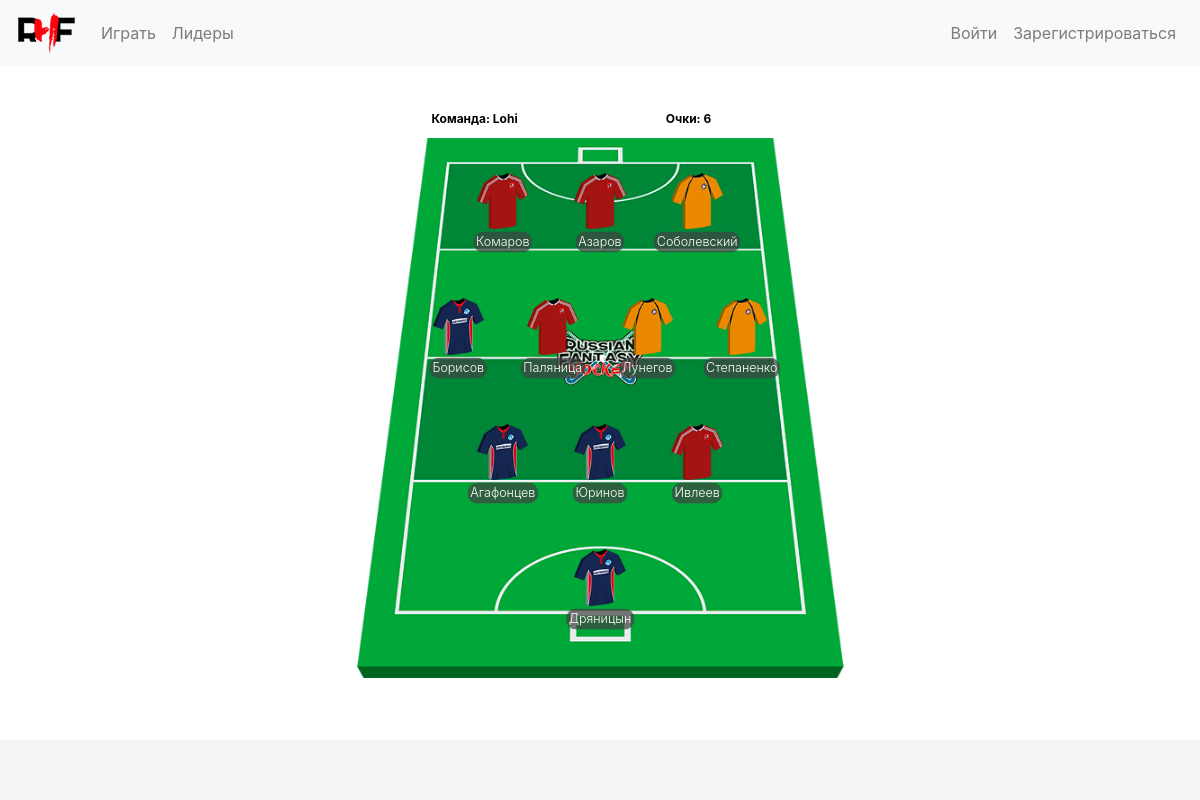
The page /users_team/1/ on the database its author committed.
### accounts/models.py (models this page shows, shortened)
class Profile(models.Model):
    user_id = models.OneToOneField(User, on_delete=models.CASCADE, primary_key=True)
    team_name = models.CharField(max_length=30, null=True, blank=True)
    budget = models.FloatField(default=DEFAULT_BUDGET)
    changes_count = models.PositiveIntegerField(default=0)
    refresh_changes = models.BooleanField(editable=False, default=False)
    points = models.PositiveIntegerField(default=0, blank=False, null=False)

### players/models.py (models this page shows, shortened)
class Player(models.Model):
    club = models.ForeignKey(Club)
    surname = models.CharField(max_length=100, blank=False, null=False)
    name = models.CharField(max_length=100, blank=False, null=False)
    GOALKEEPER = 'GK'
    DEFENDER = 'DE'
    MIDFIELDER = 'MF'
    FORWARD = 'FW'
    POSITION_CHOICES = (
        (GOALKEEPER, 'GOALKEEPER'),
        (DEFENDER, 'DEFENDER'),
        (MIDFIELDER, 'MIDFIELDER'),
        (FORWARD, 'FORWARD')
    )
    position = models.CharField(max_length=2, choices=POSITION_CHOICES, blank=False, null=False)
    price = models.FloatField(blank=False, null=False)
    points = models.IntegerField(blank=False, null=False, default=0, editable=False)

### fantasy_hockey/views.py (the view)
# urls.py: url(r'^users_team/(?P<user_id>\d+)/$', views.render_user_team)
def render_user_team(request, user_id):
    profile = Profile.objects.get(pk=user_id)
    team_instances = Team.objects.filter(user_id=profile, tour_number_end__isnull=True)
    team = {'GK': [], 'DE': [], 'MF': [], 'FW': []}
    if len(team_instances) == 11:
        for instance in team_instances:
            instance.player_id.tshirt = choose_tshirt(instance.player_id)
            team[instance.player_id.position].append(instance.player_id)
        return render(request, 'users_team.html', context={'team': team, 'name': profile.team_name, 'points': profile.points})
    else:
        return HttpResponseNotFound(f'<h1>У такого пользователя нет команды, или что-то пошло не так...</h1>')

### fantasy_hockey/views.py (called while the page is built)
def choose_tshirt(player_id):
    if player_id.club.name == 'Динамо-Строитель':
        return 'images/play/1_shirt_DS.png'
    elif player_id.club.name == 'Динамо-Электросталь':
        return 'images/play/2_shirt_DE.png'
    elif player_id.club.name == 'Динамо-Казань':
        return 'images/play/3_shirt_DK.png'
    elif player_id.club.name == 'Динамо-ЦОП':
        return 'images/play/4_shirt_DCOP.png'
    elif player_id.club.name == 'Тана':
        return 'images/play/6_shirt_TANA.png'
    elif player_id.club.name == 'СПБ УОР2':
        return 'images/play/5_shirt_SPB.png'
    elif player_id.club.name == 'Волна':
        return 'images/play/7_shirt_VOLNA.png'

### templates/users_team.html (shortened to what this page needs)
{% extends "base.html" %}
{% block content %}
{% load staticfiles%}
<div class="container">
    <div class="row justify-content-center">
        <div class="col-12 col-lg-6" style="margin-bottom: 3%; margin-top: 3%;">
            <div class="row name-and-points-for-users-team">
                <div class="col-6">
                    <p id="user_name">Команда: {{ name }}</p>
                </div>
                <div class="col-6">
                    <p id="points">Очки: {{ points }}</p>
                </div>
            </div>
            <div class="field_wrapper">
                <img class="field" src="{% static 'images/play/field.png' %}" alt="field">
                <div class="field_div">
                    <div class="forward zone">
                        {% for player in team.FW %}
                            <div class="player disabled">
                                <img class="player_image" src="{% static '' %}{{ player.tshirt }}" alt="player_image">
                                <p class="font-weight-light player_sign">{{ player.surname }}</p>
                            </div>
                        {% endfor %}
                    </div>
                    <div class="midfielder zone">
                        {% for player in team.MF %}
                            <div class="player disabled">
                                <img class="player_image" src="{% static '' %}{{ player.tshirt }}" alt="player_image">
                                <p class="font-weight-light player_sign">{{ player.surname }}</p>
                            </div>
                        {% endfor %}
                    </div>
                    <div class="defender zone">
                        {% for player in team.DE %}
                            <div class="player disabled">
                                <img class="player_image" src="{% static '' %}{{ player.tshirt }}" alt="player_image">
                                <p class="font-weight-light player_sign">{{ player.surname }}</p>
                            </div>
                        {% endfor %}
                    </div>
                    <div class="goalkeeper zone">
                        <div class="player disabled">
                            <img class="player_image" src="{% static '' %}{{ team.GK.0.tshirt }}" alt="player_image">
                            <p class="font-weight-light player_sign">{{ team.GK.0.surname }}</p>
                        </div>
                    </div>
                </div>
            </div>
        </div>
    </div>
</div>
{% endblock %}

### templates/base.html (shortened to what this page needs)
<!DOCTYPE html>
{% load staticfiles %}
<html lang="en">
<head>
    <link rel="stylesheet" href="https://stackpath.bootstrapcdn.com/bootstrap/4.1.3/css/bootstrap.min.css">
    <link rel="stylesheet" href="{% static 'css/master.css' %}">
    <link rel="stylesheet" href="https://use.fontawesome.com/releases/v5.7.2/css/all.css">
</head>
<body>
    <nav class="navbar navbar-expand-sm navbar-light bg-light">
        <a class="navbar-brand" href="{% url 'home' %}"><img src="{% static 'images/logo_hat.png' %}" alt="logo"></a>
        <div class="collapse navbar-collapse" id="navbarSupportedContent">
            <ul class="navbar-nav mr-auto">
                <li class="nav-item">
                    <a class="nav-link" href="{% url 'accounts:conditions' %}">Играть</a>
                </li>
                <li class="nav-item">
                    <a class="nav-link" href="{% url 'leaders' %}">Лидеры</a>
                </li>
            </ul>
            {% if user.is_authenticated %}
            <ul class="navbar-nav mr-right">
                <li class="navbar-text">
                    Добро пожаловать, {{user.username}}
                </li>
                <li class="nav-item">
                    <a class="nav-link" href="{% url 'accounts:logout' %}">Выход</a>
                </li>
            </ul>
            {% else %}
            <ul class="navbar-nav mr-right">
                <li class="nav-item">
                    <a class="nav-link" href="{% url 'accounts:login' %}">Войти</a>
                </li>
                <li class="nav-item">
                    <a class="nav-link" href="{% url 'accounts:signup' %}">Зарегистрироваться</a>
                </li>
            </ul>
            {% endif %}
        </div>
    </nav>
    {% block content %}
    {% endblock %}
    <div class="footer">
    </div>
</body>
</html>

### static/css/master.css (style rules this page uses)
body { margin-bottom: 60px; }
.footer { position: fixed; bottom: 0; width: 100%; height: 60px; background-color: #f5f5f5; }
p { color: gray; margin-top: 10px; margin-bottom: 10px; }
.field { width: 100%; }
.player { flex: 1 0; height: 100%; width: 100%; position: relative; }
.field_div { position: absolute; top: 0; bottom: 0; left: 0; right: 0; display: flex; flex-direction: column; padding-bottom: 7%; }
.zone { flex: 1 0; position: relative; display: flex; flex-direction: row; justify-content: center; align-content: center; align-items: center; }
.player_image { height: 45%; width: auto; position: absolute; margin: auto; top: 0; left: 0; right: 0; bottom: 0; cursor: pointer; }
.forward { margin-left: 23%; margin-right: 23%; }
.midfielder { margin-left: 15%; margin-right: 15%; }
.defender { margin-left: 23%; margin-right: 23%; }
.field_wrapper { position: relative; }
.player_sign { position: relative; float: left; left: 50%; transform: translate(-50%, -50%); color: white; border: 1px solid rgba(66, 66, 66, 0); border-radius: 12px; background: rgba(66, 66, 66, 0.7); padding-left: 2px; padding-right: 2px; cursor: pointer; white-space: nowrap; }
.disabled .player_sign { cursor: default; }
.disabled .player_image { cursor: default; }
#budget, #changes, #deadline, #deadline_end, #tour, #tour_name, #user_name, #points { font-size: 0.75rem; font-weight: bold; color: black; }
.name-and-points-for-users-team { margin-left: 16%; }

### rows shown on the page
Profile: team_name "Lohi"
Player: surname "Комаров"
Player: surname "Азаров"
Player: shows a picture, surname "Соболевский"
Player: shows a picture, surname "Борисов"
Player: shows a picture, surname "Паляница"
Player: surname "Лунегов"
Player: surname "Степаненко"
Player: surname "Агафонцев"
Player: surname "Юринов"
Player: shows a picture, surname "Ивлеев"
Player: GK.0.surname "Дряницын"

### other values the page prints
{{ points }} "6"
